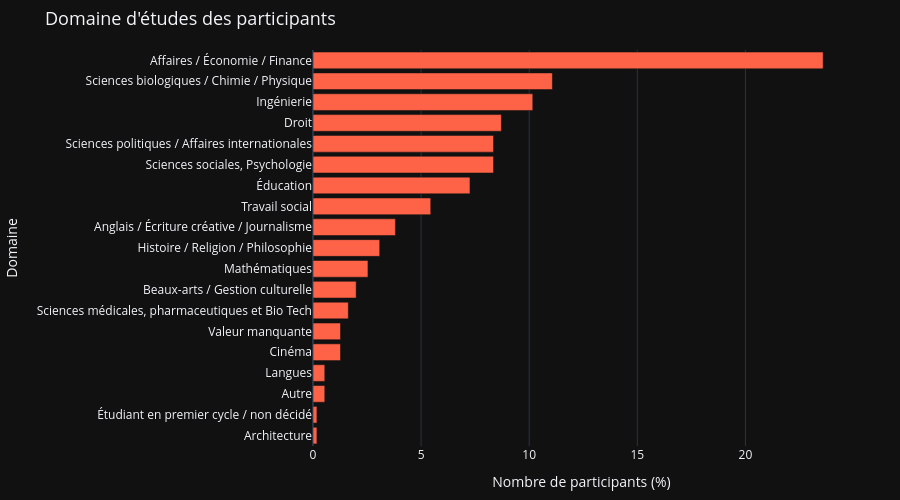

The notebook cell saved with this chart:
### Markdown cell above
### Domaines d'études

Le plus grand domaine d'études représenté est, avec près d'un quart de la population (23,6%), celui regroupant les affaires, l'économie et la finance.
Il est environ deux fois plus représenté que le second domaine regroupant la biologie, la chimie et la physique.
L'ingénierie est troisième avec 10,2%.
En ajoutant le quatrième groupe désignant le droit (8,7%), sur les 17 possibles, la majorité de la population est déjà caractérisée.

### Code cell
FIELD_LABELS = {
    1: 'Droit',
    2: 'Mathématiques',
    3: 'Sciences sociales, Psychologie',
    4: 'Sciences médicales, pharmaceutiques et Bio Tech',
    5: 'Ingénierie',
    6: 'Anglais / Écriture créative / Journalisme',
    7: 'Histoire / Religion / Philosophie',
    8: 'Affaires / Économie / Finance',
    9: 'Éducation',
    10: 'Sciences biologiques / Chimie / Physique',
    11: 'Travail social',
    12: 'Étudiant en premier cycle / non décidé',
    13: 'Sciences politiques / Affaires internationales',
    14: 'Cinéma',
    15: 'Beaux-arts / Gestion culturelle',
    16: 'Langues',
    17: 'Architecture',
    18: 'Autre',
    np.nan: 'Valeur manquante'
}

fields = participants['field_cd'].map(FIELD_LABELS).value_counts().sort_values().reset_index()
fields.columns = ['field', 'count']
fields['count_pct'] = fields['count'] / fields['count'].sum() * 100

colors = [ATTENTION_PLOT_COLOR if field == "Missing value" else DEFAULT_PLOT_COLOR for field in fields['field']]

fig = go.Figure(
    go.Bar(
        x = fields['count_pct'],
        y = fields['field'],
        orientation = 'h',
        marker = dict(color = colors)
    )
)
fig.update_layout(
    title="Domaine d'études des participants",
    height=500,
    showlegend=False,
    xaxis_title="Nombre de participants (%)",
    yaxis_title="Domaine"
)
fig.show()

### Figure 1 — Plotly figure (JSON) as saved in the notebook; plotly's stock layout.template omitted (floating-point values rounded to 4 significant figures)
{"data": [{"marker": {"color": ["tomato", "tomato", "tomato", "tomato", "tomato", "tomato", "tomato", "tomato", "tomato", "tomato", "tomato", "tomato", "tomato", "tomato", "tomato", "tomato", "tomato", "tomato", "tomato"]}, "orientation": "h", "x": [0.1815, 0.1815, 0.5445, 0.5445, 1.27, 1.27, 1.633, 1.996, 2.541, 3.085, 3.811, 5.445, 7.26, 8.348, 8.348, 8.711, 10.16, 11.07, 23.59], "y": ["Architecture", "Étudiant en premier cycle / non décidé", "Autre", "Langues", "Cinéma", "Valeur manquante", "Sciences médicales, pharmaceutiques et Bio Tech", "Beaux-arts / Gestion culturelle", "Mathématiques", "Histoire / Religion / Philosophie", "Anglais / Écriture créative / Journalisme", "Travail social", "Éducation", "Sciences sociales, Psychologie", "Sciences politiques / Affaires internationales", "Droit", "Ingénierie", "Sciences biologiques / Chimie / Physique", "Affaires / Économie / Finance"], "type": "bar"}], "layout": {"title": {"text": "Domaine d'études des participants"}, "height": 500, "showlegend": false, "xaxis": {"title": {"text": "Nombre de participants (%)"}}, "yaxis": {"title": {"text": "Domaine"}}}}
